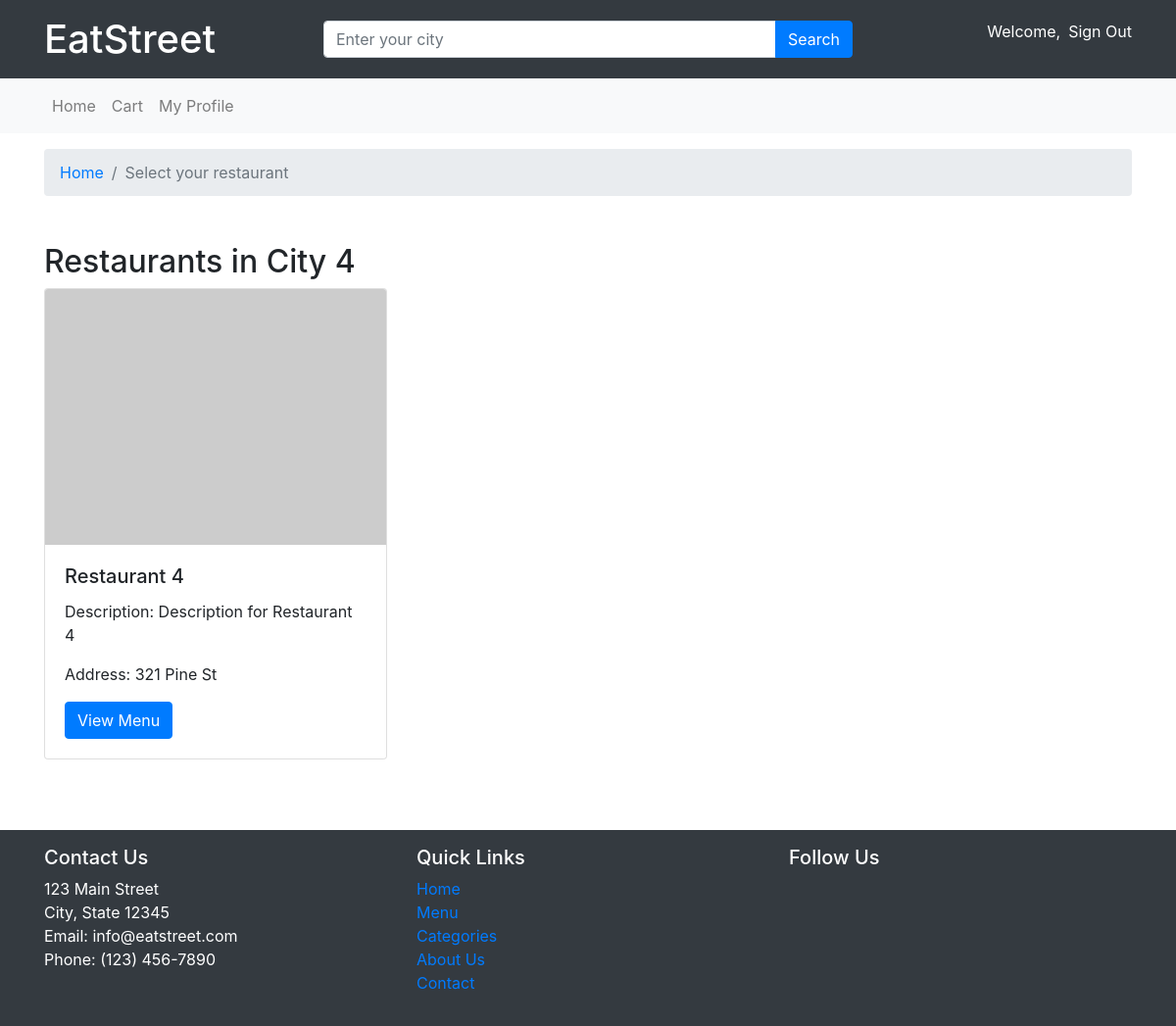
The page /restaurantSearch.php?city=City 4 (signed in) on the database its author committed.
### tables this page shows
CREATE TABLE restaurants (
    restaurant_id INT AUTO_INCREMENT PRIMARY KEY,
    name VARCHAR(100) NOT NULL,
    description TEXT,
    address VARCHAR(255),
    city VARCHAR(50),
    state VARCHAR(50),
    postal_code VARCHAR(20),
    phone_number VARCHAR(15),
    email VARCHAR(100),
    website VARCHAR(255),
    created_at TIMESTAMP DEFAULT CURRENT_TIMESTAMP
);

### restaurantSearch.php (the view, shortened to what this page needs)
<?php
require_once 'connection/connect.php';
if (isset($_SESSION['user'])){
    if (isset($_GET['city'])) {
        $city = $_GET['city'];
        $sql = "SELECT * FROM restaurants WHERE city = '$city'";
        $result = mysqli_query($conn, $sql);
        if (mysqli_num_rows($result) > 0) {
            ?>
            <!DOCTYPE html>
            <html lang="en">
            <head>
                <link rel="stylesheet" href="https://stackpath.bootstrapcdn.com/bootstrap/4.5.2/css/bootstrap.min.css">
                <link rel="stylesheet" href="css/styles.css">
            </head>
            <body>
                <?php include 'includes/header.php'; ?>
                <?php include 'includes/navbar.php'; ?>
                <nav aria-label="breadcrumb" class="container my-3">
                    <ol class="breadcrumb">
                        <li class="breadcrumb-item"><a href="#">Home</a></li>
                        <li class="breadcrumb-item active" aria-current="page">Select your restaurant</li>
                    </ol>
                </nav>
                <section class="container my-5">
                    <h2>Restaurants in <?php echo $city; ?></h2>
                    <div class="row">
                        <?php
                        while ($row = mysqli_fetch_assoc($result)) {
                            echo '<div class="col-md-4 mb-4">';
                            echo '<div class="card">';
                            echo '<img src="https://via.placeholder.com/200x150" class="card-img-top" alt="Restaurant Image">';
                            echo '<div class="card-body">';
                            echo '<h5 class="card-title">' . $row['name'] . '</h5>';
                            echo '<p class="card-text">Description: ' . $row['description'] . '</p>';
                            echo '<p class="card-text">Address: ' . $row['address'] . '</p>';
                        $restaurant_id = $row['restaurant_id'];
                        echo '<a href="menu.php?restaurant_id=' . $restaurant_id . '" class="btn btn-primary">View Menu</a>';
                            echo '</div>';
                            echo '</div>';
                            echo '</div>';
                        }
                        ?>
                    </div>
                </section>
                <?php include 'includes/footer.php'; ?>
            </body>
            </html>
            <?php
        } else {
            echo "No restaurants found in $city.";
        }
    } else {
        echo "Please enter a city to search for restaurants.";
    }
} else {
    echo ("You need to be logged in to add items to your cart.");
}

### rows shown on the page
restaurants: name "Restaurant 4", description "Description for Restaurant 4", address "321 Pine St"

### other values the page prints
$city "City 4"
